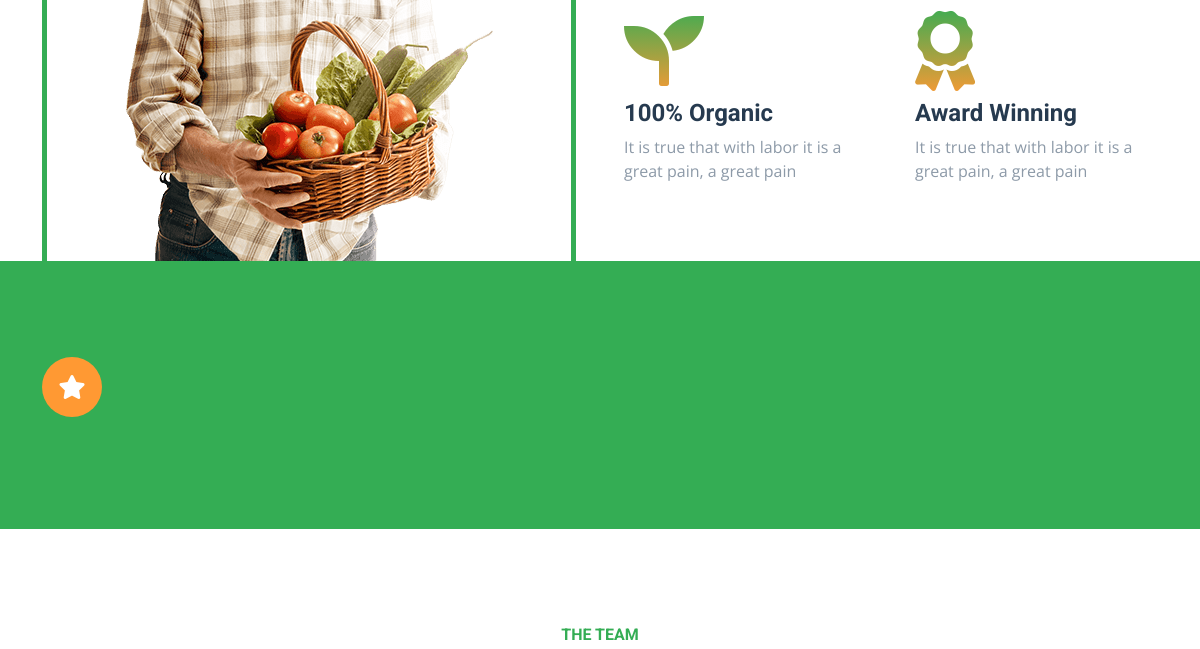
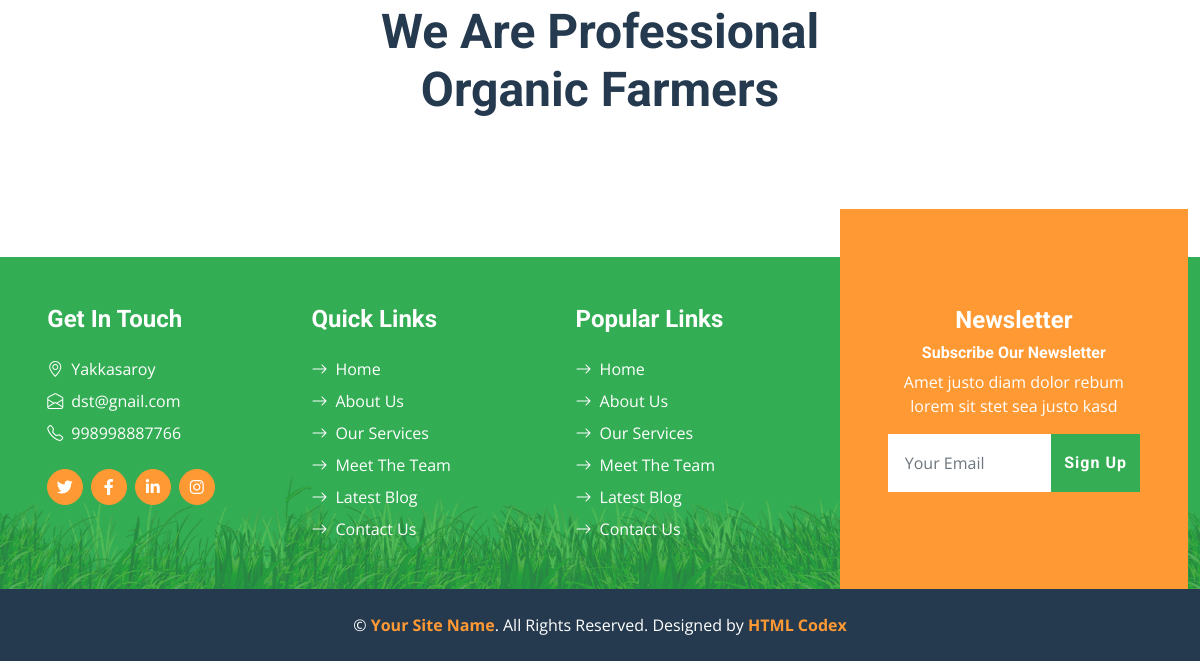
Page /about/ (lower part) on the earlier database version (2 pictures, top to bottom).
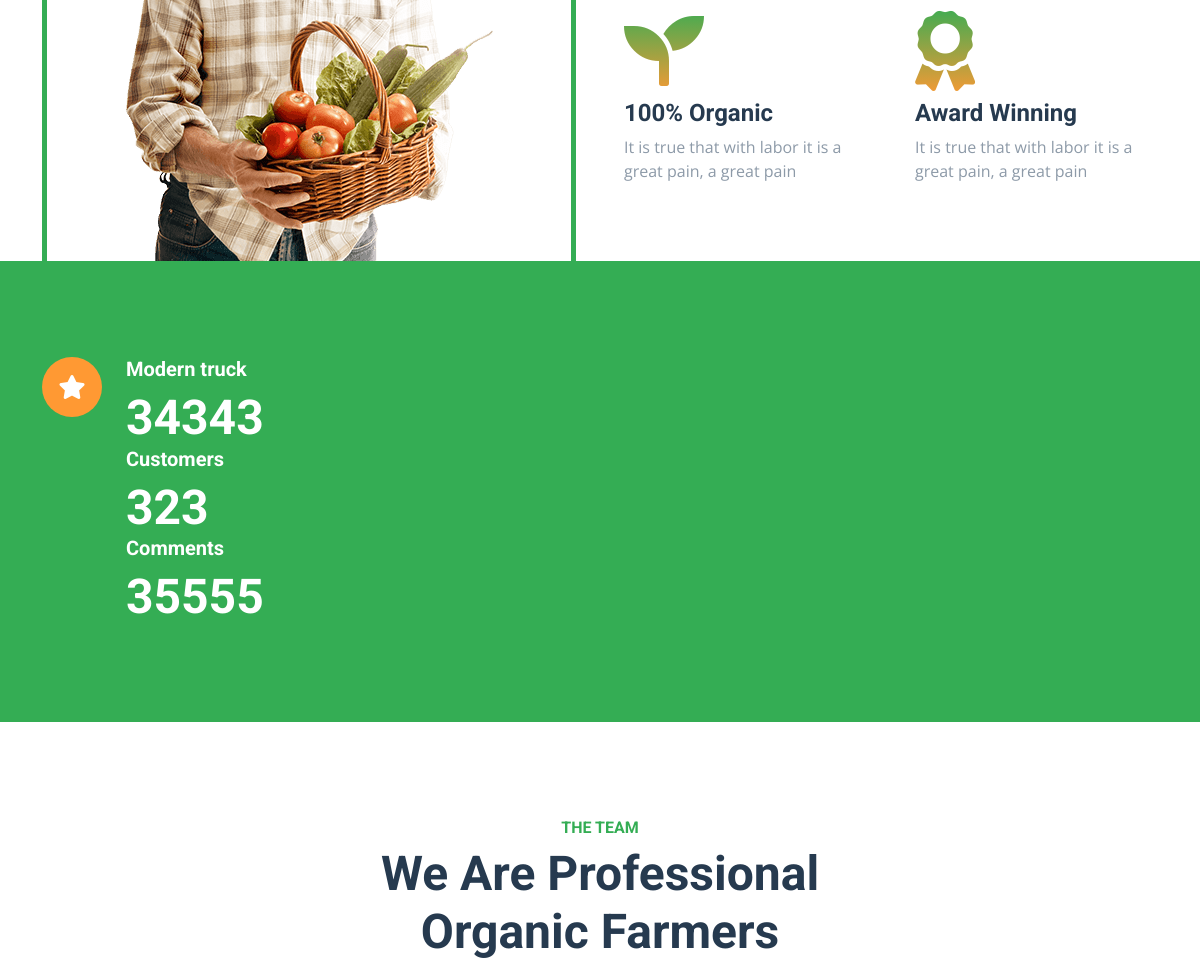
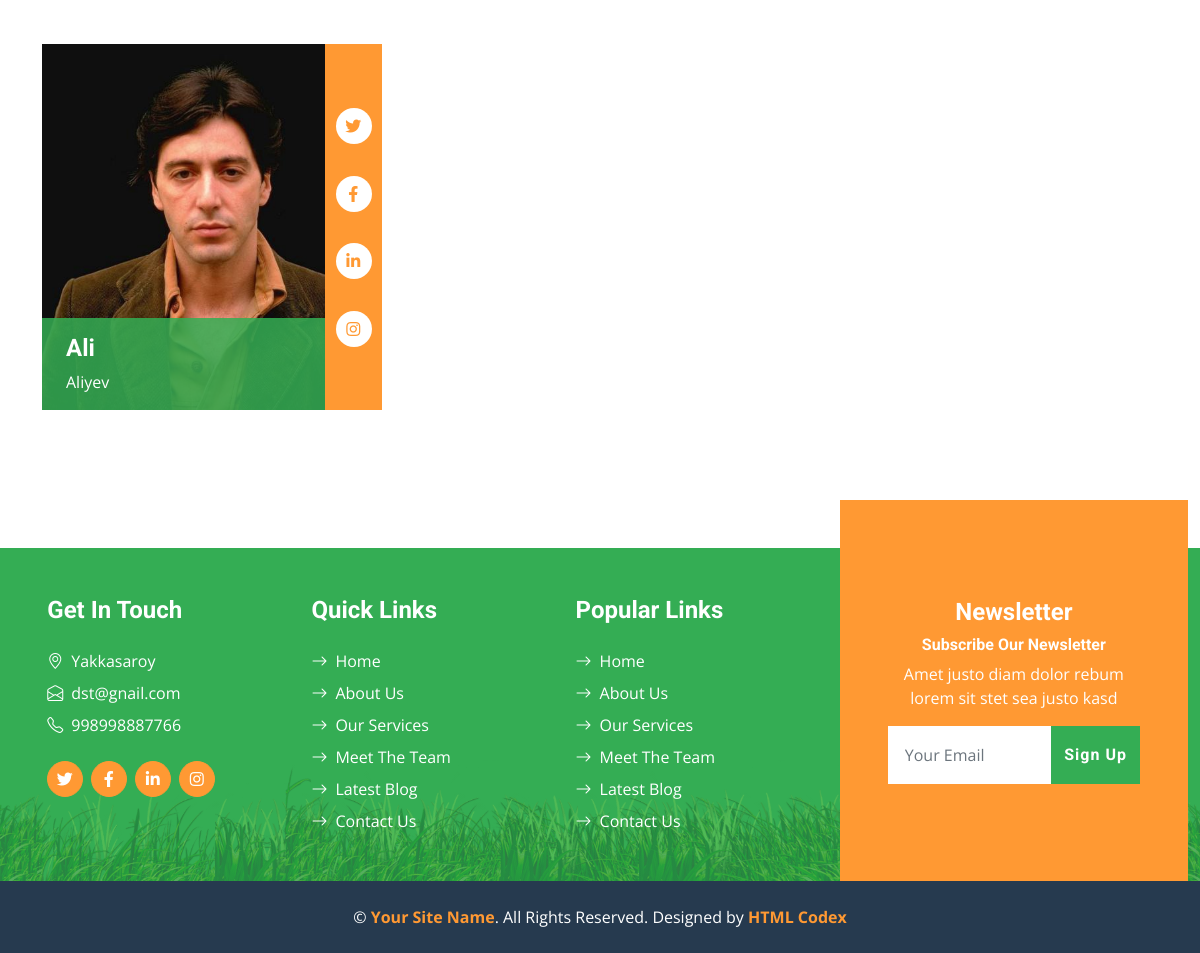
Same page on the later database version (2 pictures, top to bottom).
### farmfresh/models.py (models this page shows, shortened)
class AboutUs(models.Model):
    adress = models.CharField(max_length=255)
    email = models.EmailField()
    phone_number = models.CharField(max_length=255)
    city = models.ForeignKey(City, on_delete=models.CASCADE)

class Fact(models.Model):
    name = models.CharField(max_length=255)
    number = models.IntegerField()

class Farmer(models.Model):
    first_name = models.CharField(max_length=50)
    last_name = models.CharField(max_length=50)
    designation = models.CharField(max_length=50)
    email = models.CharField(max_length=50)
    contact_number = models.CharField(max_length=50)
    city = models.ForeignKey(City, on_delete=models.CASCADE)
    adress = models.CharField(max_length=100)
    image = models.ImageField(upload_to = 'mobile_images', null=None)

### farmfresh/views.py (the view, shortened to what this page needs)
# urls.py: path('about/', about,  name = 'about'),
def about(request):
    farmersdisplay = Farmer.objects.all()
    aboutdisplay = AboutUs.objects.all()
    factdisplay = Fact.objects.all()
    context = {"Farmer":farmersdisplay, 'AboutUs': aboutdisplay, 'Fact':factdisplay}
    return render(request, 'about.html', context)

### templates/about.html (shortened to what the changed rows need)
{% load static %}
{% load i18n %}
<!DOCTYPE html>
<html lang="en">
<head>
    <link href="https://cdnjs.cloudflare.com/ajax/libs/font-awesome/5.15.0/css/all.min.css" rel="stylesheet">
    <link href="https://cdn.jsdelivr.net/npm/bootstrap-icons@1.4.1/font/bootstrap-icons.css" rel="stylesheet">
    <link href="{% static 'css/assets/owl.carousel.min.css' %}" rel="stylesheet">
    <link href="{% static 'css/bootstrap.min.css' %}" rel="stylesheet">
    <link href="{% static 'css/style.css' %}" rel="stylesheet">
</head>
<body>
    <div class="container-fluid bg-primary facts py-5 mb-5">
        <div class="container py-5">
            <div class="row gx-5 gy-4">
                <div class="col-lg-3 col-md-6">
                    <div class="d-flex">
                        <div class="ps-4">
                            {%for fact in Fact%}
                            <h5 class="text-white">{{fact.name}}</h5>
                            <h1 class="display-5 text-white mb-0" data-toggle="counter-up">{{fact.number}}</h1>
                            {%endfor%}
                        </div>
                    </div>
                </div>
            </div>
        </div>
    </div>
    <div class="container-fluid py-5">
        <div class="container">
            <div class="mx-auto text-center mb-5" style="max-width: 500px;">
                <h1 class="display-5">{% trans "We Are Professional Organic Farmers" %}</h1>
            </div>
            <div class="row g-5">
                {% for farmer in Farmer%}
                <div class="col-lg-4 col-md-6">
                    <div class="row g-0">
                        <div class="col-10">
                            <div class="position-relative">
                                <img class="img-fluid w-100" src="{{farmer.image.url}}" alt="">
                                <div class="position-absolute start-0 bottom-0 w-100 py-3 px-4"
                                    style="background: rgba(52, 173, 84, .85);">
                                    <h4 class="text-white">{{farmer.first_name}}</h4>
                                    <span class="text-white">{{farmer.last_name}}</span>
                                </div>
                            </div>
                        </div>
                        <div class="col-2">
                            <div
                                class="h-100 d-flex flex-column align-items-center justify-content-around bg-secondary py-5">
                                <a class="btn btn-square rounded-circle bg-white" href="#"><i
                                        class="fab fa-twitter text-secondary"></i></a>
                                <a class="btn btn-square rounded-circle bg-white" href="#"><i
                                        class="fab fa-facebook-f text-secondary"></i></a>
                                <a class="btn btn-square rounded-circle bg-white" href="#"><i
                                        class="fab fa-linkedin-in text-secondary"></i></a>
                                <a class="btn btn-square rounded-circle bg-white" href="#"><i
                                        class="fab fa-instagram text-secondary"></i></a>
                            </div>
                        </div>
                    </div>
                </div>
                {%endfor%}
            </div>
        </div>
    </div>
    <div class="container-fluid bg-footer bg-primary text-white mt-5">
        <div class="footer">
            <div class="row gx-5">
                <div class="col-lg-8 col-md-6">
                    <div class="row gx-5">
                        <div class="col-lg-4 col-md-12 pt-5 mb-5">
                            {% for item in AboutUs %}
                            {% if item.id == 1 %}
                            <h4 class="text-white mb-4">Get In Touch</h4>
                            <div class="d-flex mb-2">
                                <i class="bi bi-geo-alt text-white me-2"></i>
                                <p class="text-white mb-0">{{item.adress}}</p>
                            </div>
                            <div class="d-flex mb-2">
                                <i class="bi bi-envelope-open text-white me-2"></i>
                                <p class="text-white mb-0">{{item.email}}</p>
                            </div>
                            <div class="d-flex mb-2">
                                <i class="bi bi-telephone text-white me-2"></i>
                                <p class="text-white mb-0">{{item.phone_number}}</p>
                            </div>
                            <div class="d-flex mt-4">
                                <a class="btn btn-secondary btn-square rounded-circle me-2"
                                    href="https://www.twitter.com/"><i class="fab fa-twitter"></i></a>
                                <a class="btn btn-secondary btn-square rounded-circle me-2"
                                    href="https://www.facebook.com/"><i class="fab fa-facebook-f"></i></a>
                                <a class="btn btn-secondary btn-square rounded-circle me-2"
                                    href="https://www.linkedin.com/"><i class="fab fa-linkedin-in"></i></a>
                                <a class="btn btn-secondary btn-square rounded-circle" href="https://www.instagram.com/"><i
                                        class="fab fa-instagram"></i></a>
                            </div>
                            {%endif%}
                            {%endfor%}
                        </div>
                    </div>
                </div>
            </div>
        </div>
    </div>
</body>
</html>

Differences in the rows shown:
added Fact: name "Modern truck", number "34343"
added Fact: name "Customers", number "323"
added Fact: name "Comments", number "35555"
added Farmer: image (picture), first_name "Ali", last_name "Aliyev"
